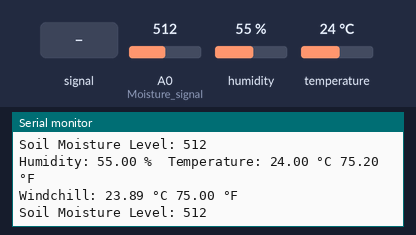
The sketch below on a simulated Arduino Uno, built with avr-gcc and run on an emulated ATmega328P. Parts: the last lines printed to the serial monitor. The inputs (shaded band) are chosen by the test bench; at power-on: humidity 55 %, temperature 24 °C, A0 (Moisture_signal) = 512.

Above: at 2.8 s.
2.9 s: A0 (Moisture_signal) fed a 200 Hz sine of ±81 counts around its level
At 4.7 s:
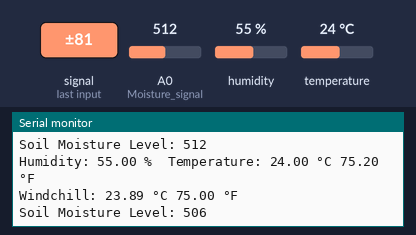
5.7 s: humidity set to 22 %
At 7.7 s:
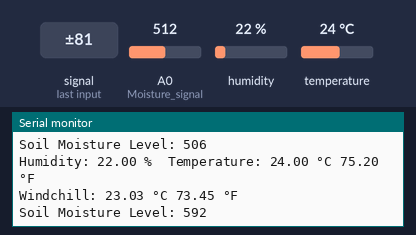
8.5 s: temperature set to 41 °C
At 8.5 s:
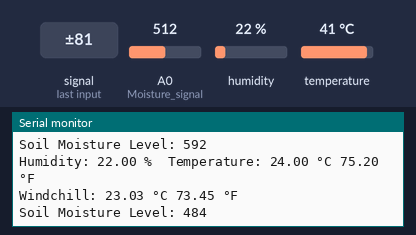
14.6 s: A0 (Moisture_signal) set to 716
At 15.3 s:
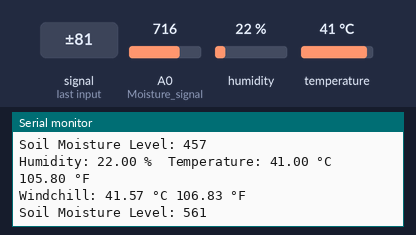
17.4 s: A0 (Moisture_signal) fed a 1000 Hz sine of ±255 counts around its level
At 19.1 s:
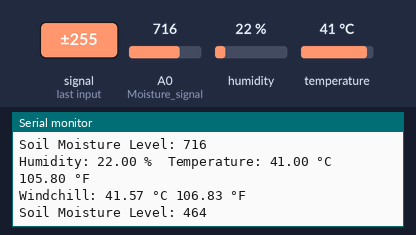
20.2 s: A0 (Moisture_signal) set to 900
At 22.2 s:
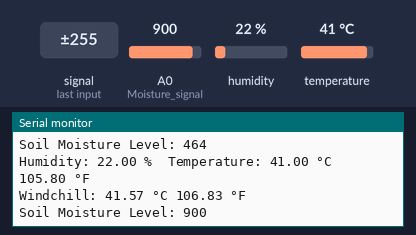
Timing chart, 0 to 23.7 s (numbered marks = the images above; inputs shaded):
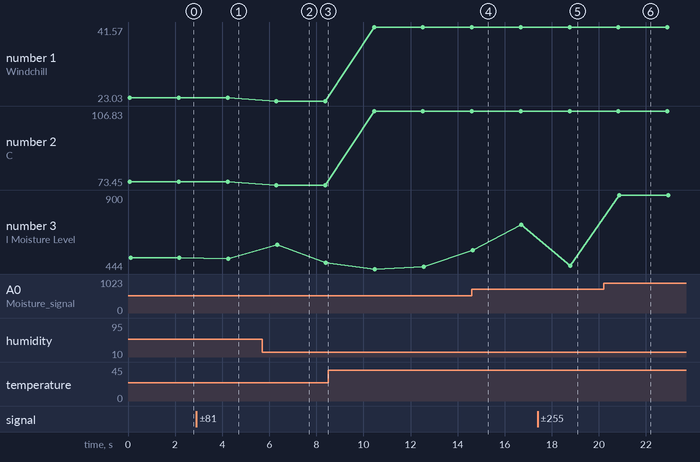

Measured:
- after the input at 2.9 s, the serial monitor: prints a new line after 1.4 s (image 1)
- after the input at 5.7 s, the serial monitor: prints a new line after 0.54 s (image 2)
- after the input at 17.4 s, the serial monitor: prints a new line after 1.4 s (image 5)
- after the input at 20.2 s, the serial monitor: prints a new line after 0.66 s (image 6)
- plotted number 1: 23.89 → 23.03 after the input at 5.7 s, 23.03 → 41.57 after the input at 8.5 s
- plotted number 2: 75 → 73.45 after the input at 5.7 s, 73.45 → 106.83 after the input at 8.5 s
- plotted number 3: 512 → 506 after the input at 2.9 s, 484 → 457 after the input at 8.5 s, 457 → 716 after the input at 14.6 s, 716 → 464 after the input at 17.4 s, 464 → 900 after the input at 20.2 s

The sketch:

Soil_Moisture.ino
```cpp
#include "DHT.h"
#define dhtPin 12
#define dhtType DHT11


DHT dht(dhtPin, dhtType);
float humidityVal;           // humidity
float tempValC;              // temperature in degrees Celcius
float tempValF;              // temperature in degrees Fahrenheit
float heatIndexC;            // windchill in degrees Celcius
float heatIndexF;            // windchill in degrees Fahrenheit

int Moisture_signal = A0; //Define the Analog pin# on the Arduino for the soil moisture sensor signal

void setup() {
  Serial.begin(9600); // Start the serial communication
  dht.begin();
}

void loop() {
  int Moisture = analogRead(Moisture_signal);
  humidityVal = dht.readHumidity();        // get the humidity from the DHT sensor
  tempValC = dht.readTemperature();        // get the temperature in degrees Celcius from the DHT sensor
  tempValF = dht.readTemperature(true);


  if (isnan(humidityVal) || isnan(tempValC) || isnan(tempValF)) {
    Serial.println("Reading DHT sensor failed!");
    return;
  }

  heatIndexC = dht.computeHeatIndex(tempValC, humidityVal, false);
  heatIndexF = dht.computeHeatIndex(tempValF, humidityVal);

  Serial.print("Humidity: ");
  Serial.print(humidityVal);
  Serial.print(" %\t");

  Serial.print("Temperature: ");
  Serial.print(tempValC);
  Serial.print(" °C ");
  Serial.print(tempValF);
  Serial.println(" °F\t");

  Serial.print("Windchill: ");
  Serial.print(heatIndexC);
  Serial.print(" °C ");
  Serial.print(heatIndexF);
  Serial.println(" °F");


  Serial.print("Soil Moisture Level: ");
  Serial.println(Moisture);
  Serial.println();
  delay(2000);
}
```
